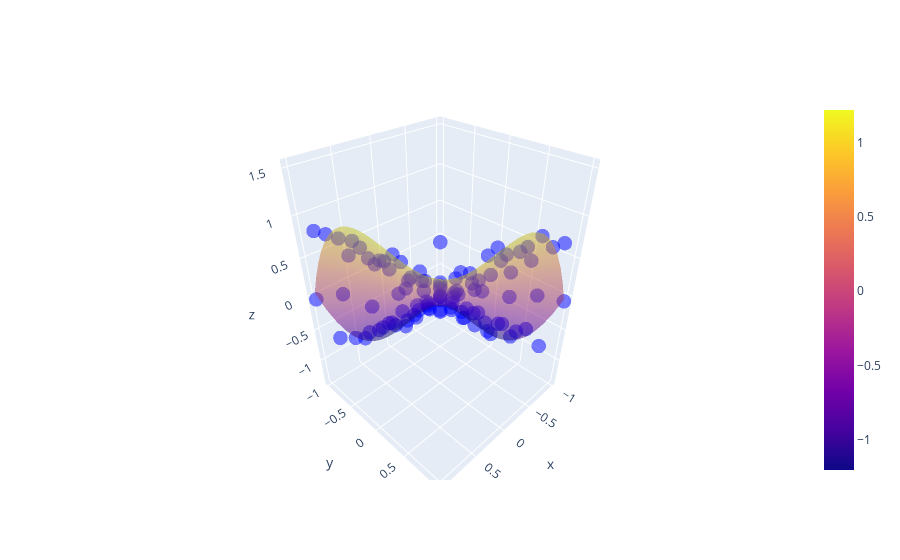

The notebook cell this image was saved under:
### Code cell
# Predict on a grid
n = 20

xx = np.linspace(-1, 1, n)
yy = np.linspace(-1, 1, n)
X_test = np.meshgrid(xx, yy)
X_test = np.array(X_test).reshape(2, -1).T

y_pred = model.predict(X_test)

# show the prediction in grid and the actual data
fig = go.Figure(
    data=[
        go.Scatter3d(
            x=X[:, 0],
            y=X[:, 1],
            z=y,
            mode="markers",
            marker=dict(size=5, color="blue", opacity=0.5),
        ),
        go.Surface(x=xx, y=yy, z=y_pred.reshape(n, n), opacity=0.5),
    ]
)

fig.show()
